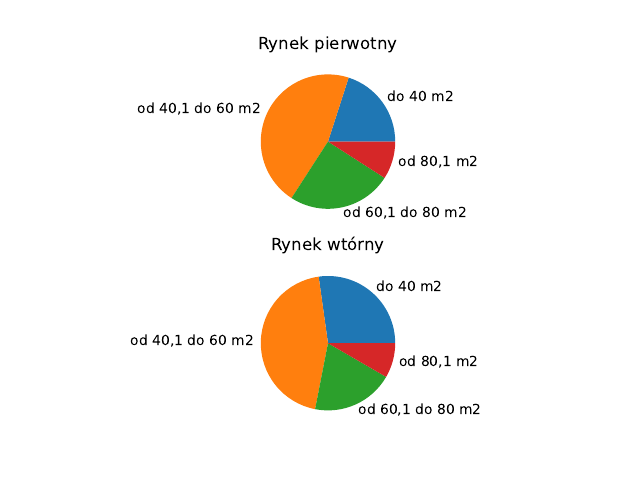

Here is the Python script that generated this plot:
import matplotlib.pyplot as  plt
import numpy as np
import pandas as pd

df = pd.read_csv('nieruchomosci2.csv', sep=';').T

df = df.rename(columns={0: "metraz", 1: "rok", 2: "wartosc"},
               index={"rynek pierwotny": "pierwotny",
                      "rynek pierwotny.1": "pierwotny",
                      "rynek pierwotny.2": "pierwotny",
                      "rynek pierwotny.3": "pierwotny",
                      "rynek wtórny": "wtorny",
                      "rynek wtórny.1": "wtorny",
                      "rynek wtórny.2": "wtorny",
                      "rynek wtórny.3": "wtorny"})

df.reset_index(inplace=True)
df = df.rename(columns={"index": "typ"})
print(df)

df["wartosc"] = df["wartosc"].str.replace(" ", "")
df["wartosc"] = df["wartosc"].apply(pd.to_numeric)

pierwotny = df[df['typ']=='pierwotny']
nazwy_p = pierwotny.metraz
wartosci_p = pierwotny.wartosc

wtorny = df[df['typ']=='wtorny']
nazwy_w = wtorny.metraz
wartosc_w = wtorny.wartosc

fig, axs = plt.subplots(2)
axs[0].pie(wartosci_p, labels=nazwy_p)
axs[0].set_title("Rynek pierwotny")
axs[1].pie(wartosc_w, labels=nazwy_w)
axs[1].set_title("Rynek wtórny")

plt.savefig('zad3.pdf')


